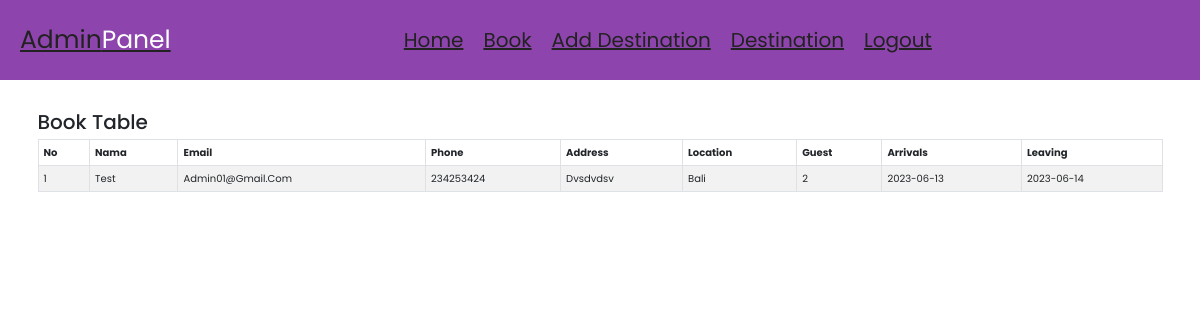
The app's page /admin_book.php (signed in) with its own data.
### tables this page shows
CREATE TABLE `book_form` (
  `id` int NOT NULL,
  `name` varchar(255) NOT NULL,
  `email` varchar(255) NOT NULL,
  `phone` varchar(12) NOT NULL,
  `address` varchar(255) NOT NULL,
  `location` varchar(255) NOT NULL,
  `guests` int NOT NULL,
  `arrivals` date NOT NULL,
  `leaving` date NOT NULL
);

### admin_book.php (the view, shortened to what this page needs)
<?php
include 'config.php';
$query = "SELECT * FROM book_form";
$result = mysqli_query($conn, $query);
?>
<!doctype html>
<html lang="en">
<head>
    <link href="https://cdn.jsdelivr.net/npm/bootstrap@5.3.0/dist/css/bootstrap.min.css" rel="stylesheet">
</head>
<body>
    <?php include 'admin_header.php'; ?>
    <div class="container mt-5">
        <h2>Book Table</h2>
        <table class="table table-bordered table-striped">
            <thead>
                <tr>
                    <th>No</th>
                    <th>Nama </th>
                    <th>Email</th>
                    <th>Phone</th>
                    <th>Address</th>
                    <th>Location</th>
                    <th>Guest</th>
                    <th>Arrivals</th>
                    <th>Leaving</th>
                </tr>
            </thead>
            <tbody>
                <?php foreach ($result as $row):
                    $i = 1;
                    ?>
                    <tr>
                        <td><?= $i++; ?></td>
                        <td><?php echo $row['name']; ?></td>
                        <td><?php echo $row['email']; ?></td>
                        <td><?php echo $row['phone']; ?></td>
                        <td><?php echo $row['address']; ?></td>
                        <td><?php echo $row['location']; ?></td>
                        <td><?php echo $row['guests']; ?></td>
                        <td><?php echo $row['arrivals']; ?></td>
                        <td><?php echo $row['leaving']; ?></td>
                    </tr>
                <?php endforeach; ?>
            </tbody>
        </table>
    </div>
</body>
</html>

### css/admin_style.css (style rules this page uses)
:root { --main-color: #8e44ad; --black:#222; --white:#fff; --orange: #f39c12; --red:#c0392b; --light-black:#777; --light-white:#fff9; --dark-bg:rgba(0,0,0,.7); --light-bg:#eee; --border:.1rem solid var(--black); --box-shadow:0 .5rem 1rem rgba(0,0,0,.1); --text-shadow:0 1.5rem 3rem rgba(0,0,0,.3); }
* { font-family: 'Poppins', sans-serif; margin: 0; padding: 0; box-sizing: border-box; outline: none; border: none; text-decoration: none; text-transform: capitalize; }
html { font-size: 62.5%; overflow: hidden; }

### records on screen
book_form: name "Test", email "Admin01@gmail.com", phone "234253424", address "Dvsdvdsv", location "Bali", guests "2", arrivals "2023-06-13", leaving "2023-06-14"
